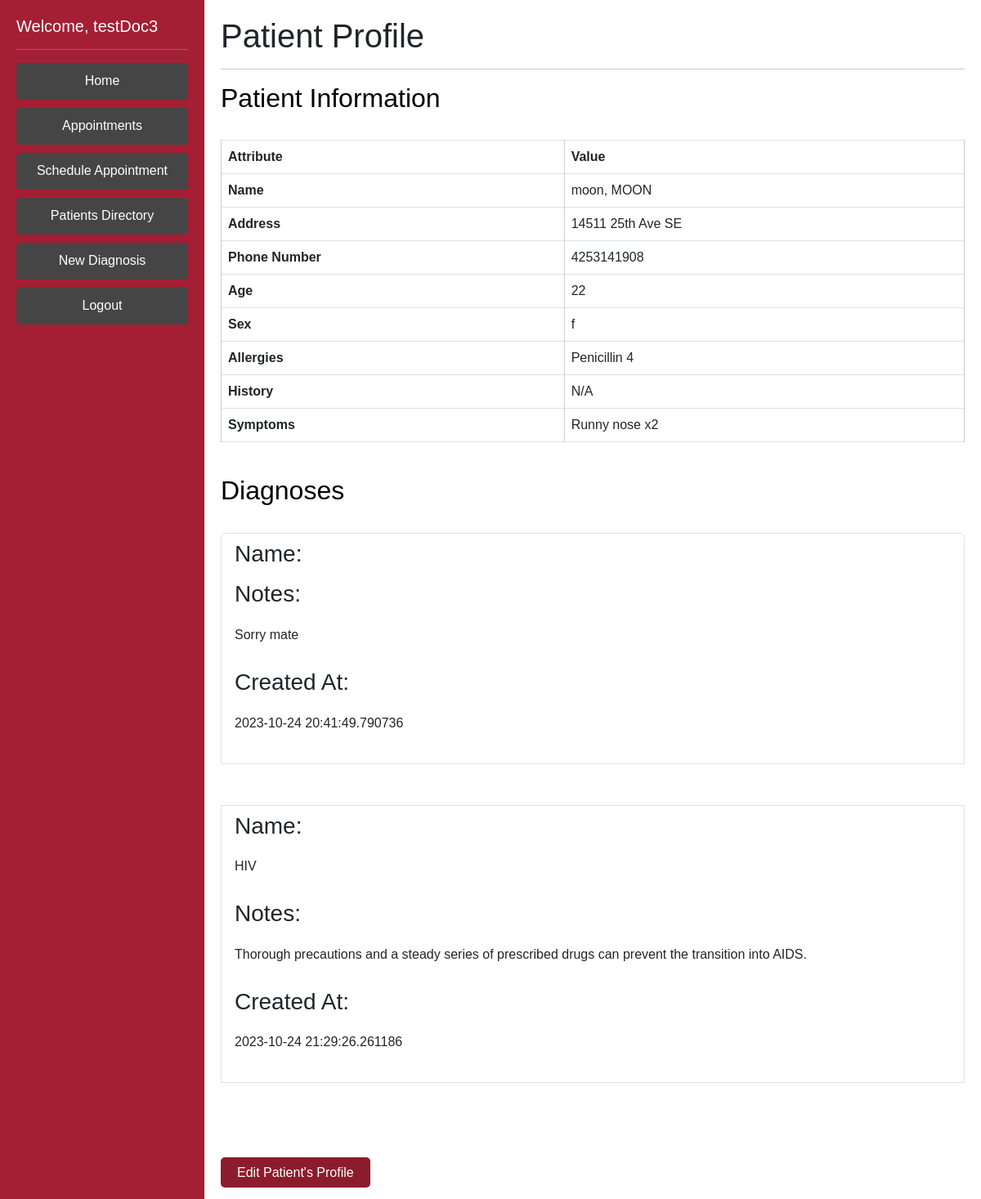
The page /viewProfileDoctor/helloMoon (signed in) on the database its author committed.
### DoctorPortal/models.py (models this page shows, shortened)
class Patient(AbstractBaseUser):
    phone = EncryptedIntegerField() # 1 (999)-999-9999 11 long
    ssn = EncryptedCharField(unique=True) #ssn should be unique
    address = EncryptedCharField(max_length=200, default= '')
    username = models.CharField(max_length=100, default = '', unique=True)
    password = EncryptedCharField(max_length=25, default='')
    createdAt = EncryptedDateTimeField(auto_now_add=True) # time the patient was created
    lastUpdated = EncryptedDateTimeField(auto_now=True) # time the patient info was last edited
    fname = models.CharField(max_length=50)
    lname = EncryptedCharField(max_length=50)
    sex = models.CharField(max_length=1) # M or F
    symptoms = EncryptedTextField(default='na') #large body of text
    age = models.PositiveIntegerField(validators=[MaxValueValidator(130), MinValueValidator(0)], default=None) # 0 - 130 yrs old
    weight = models.PositiveIntegerField(validators=[MinValueValidator(1), MaxValueValidator(2000)], default=None) # 1-2000lbs
    allergies = EncryptedTextField(default='na') # known allergies
    history = EncryptedTextField(default='na') # the medical history
    is_patient = models.BooleanField('patientStatus', default=True)
    is_doctor = models.BooleanField('doctorStatus', default=False)
    objects = PatientManager()
    USERNAME_FIELD = 'username'
    REQUIRED_FIELDS = []

class Diagnosis(models.Model):
    staffUser = models.ForeignKey(Patient, on_delete=models.CASCADE, related_name='diagnosingDoctor', default='')
    patient = models.ForeignKey(Patient, on_delete=models.CASCADE, related_name='diagnosedPatient', default='')
    updaterUsername = models.CharField(max_length=100, default = '')
    diagnosis = EncryptedCharField(max_length=200, default='')
    docNotes = EncryptedTextField(default='na') #large body of text
    lastUpdated = EncryptedDateTimeField(auto_now=True) # time the diagnosis info was last edited
    createdAt = EncryptedDateTimeField(auto_now_add=True) # time the diagnosis was created

### DoctorPortal/views.py (the view)
# urls.py: path('viewProfileDoctor/<str:patientUsername>', views.viewProfileDoctor, name='viewProfileDoctor'),
def viewProfileDoctor(request, patientUsername):
    current_user = request.user
    if (current_user.is_doctor == False):
        return HttpResponseRedirect('/login')
    chosenPatient1 = Patient.objects.filter(username=patientUsername)
    chosenPatient = chosenPatient1[0]
    diagnoses = Diagnosis.objects.filter(patient=chosenPatient)
    return render(request, 'viewProfile_doctor.html', context = {'patient': chosenPatient, 'user': current_user, 'diagnoses': diagnoses})

### DoctorPortal/templates/viewProfile_doctor.html
{% extends 'base_doctor.html' %}
{% block content %}
<div class="jumbotron">
    <h1 class="display-7">Patient Profile</h1>
    <hr class="my-3">
</div>
{% if patient %}
    <div class="patient-details">
        <div class="patient-info">
            <h2>Patient Information</h2><br>
            <table class="table table-bordered">
                <thead>
                    <tr>
                        <th scope="col">Attribute</th>
                        <th scope="col">Value</th>
                    </tr>
                </thead>
                <tbody>
                    <tr>
                        <th scope="row">Name</th>
                        <td>{{ patient.lname }}, {{ patient.fname }}</td>
                    </tr>
                    <tr>
                        <th scope="row">Address</th>
                        <td>{{ patient.address }}</td>
                    </tr>
                    <tr>
                        <th scope="row">Phone Number</th>
                        <td>{{ patient.phone }}</td>
                    </tr>
                    <tr>
                        <th scope="row">Age</th>
                        <td>{{ patient.age }}</td>
                    </tr>
                    <tr>
                        <th scope="row">Sex</th>
                        <td>{{ patient.sex }}</td>
                    </tr>
                    <tr>
                        <th scope="row">Allergies</th>
                        <td>{{ patient.allergies }}</td>
                    </tr>
                    <tr>
                        <th scope="row">History</th>
                        <td>{{ patient.history }}</td>
                    </tr>
                    <tr>
                        <th scope="row">Symptoms</th>
                        <td>{{ patient.symptoms }}</td>
                    </tr>
                </tbody>
            </table>
        </div>
        <div class="patient-diagnoses"><br>
            <h2>Diagnoses</h2><br>
            {% if diagnoses %}
                <ul class="list-group">
                    {% for d in diagnoses %}
                        <li class="list-group-item">
                            <h3>Name:</h3>
                            <p>{{ d.diagnosis }}</p>
                            <h3>Notes:</h3>
                            <p>{{ d.docNotes }}</p>
                            <h3>Created At:</h3>
                            <p>{{ d.createdAt }}</p>
                        </li><br>
                    {% endfor %}
                </ul>
            {% endif %}
        </div>
    </div>
    <br><br>
    <div class="card-action">
        <a href="{% url 'editProfileDoctor' patientUsername=patient.username %}">Edit Patient's Profile</a>
    </div>
{% endif %}
{% endblock content %}

### DoctorPortal/templates/base_doctor.html (shortened to what this page needs)
{% load static %}
<!doctype html>
<html lang="en">
  <head>
		<link href="https://cdn.jsdelivr.net/npm/bootstrap@5.3.0-alpha1/dist/css/bootstrap.min.css" rel="stylesheet">
		<link rel="stylesheet" type="text/css" href="{% static 'styles.css' %}">
	</head>
  <body>
    <div class="sidebar">
      <h5>Welcome, {{ user.get_username }}</h5>
      <hr class="my-3">
			<ul>
				<li><a class="btn btn-danger" style="margin-bottom: 10px;" href="/home">Home</a></li>
				<li><a class="btn btn-danger" style="margin-bottom: 10px;" href="/viewFutureAppointmentsDoctor">Appointments</a></li>
        <li><a class="btn btn-danger" style="margin-bottom: 10px;" href="/scheduleAppointmentDoctor">Schedule Appointment</a></li>
				<li><a class="btn btn-danger" style="margin-bottom: 10px;" href="/viewPatients">Patients Directory</a></li>
				<li><a class="btn btn-danger" style="margin-bottom: 10px;" href="/addDiagnosis">New Diagnosis</a></li>
				<li><a class="btn btn-danger" href="/logoutDoctor">Logout</a></li>
			</ul>
    </div>
    <div class="content">
      {% block content %}{% endblock content %}
    </div>
  </body>
</html>

### DoctorPortal/static/styles.css (style rules this page uses)
body { margin: 0; padding: 0; font-family: Arial, sans-serif; }
.patient-details { color: black; }
.sidebar { position: fixed; top: 0px; left: 0; width: 250px; height: 100%; background-color: #a41e34; color: #fff; padding: 20px; box-sizing: border-box; }
.sidebar ul { margin: 0; padding: 0; list-style: none; }
.sidebar ul li { margin: 0; padding: 0; }
.sidebar ul li a { display: block; color: #fff; padding: 10px; text-decoration: none; border-bottom: 1px solid #8c1c2d; }
.content { margin-left: 250px; padding: 20px; box-sizing: border-box; }
.content h1 { margin-top: 0; }
table { border-collapse: collapse; width: 100%; margin-bottom: 20px; }
table th, table td { padding: 10px; text-align: left; border: 1px solid #ccc; }
table th { background-color: #a41e34; }
.btn { background-color:rgb(70, 69, 69)!important; border-color: rgb(70, 69, 69)!important; border: none; display: inline-block; }
a:link, a:visited { background-color: #8c1c2d; color: #fff; padding: 10px 20px; border-radius: 5px; border: none; cursor: pointer; text-decoration: none; }
ul { margin: 0; line-height: 50px; list-style: none; }

### rows shown on the page
Patient: get_username "testDoc3"
Patient: lname "moon", fname "MOON", address "14511 25th Ave SE", phone "4253141908", age "22", sex "f", allergies "Penicillin 4", history "N/A", symptoms "Runny nose x2"
Diagnosis: docNotes "Sorry mate", createdAt "2023-10-24 20:41:49.790736"
Diagnosis: diagnosis "HIV", docNotes "Thorough precautions and a steady series of prescribed drugs can prevent the transition into AIDS.", createdAt "2023-10-24 21:29:26.261186"
